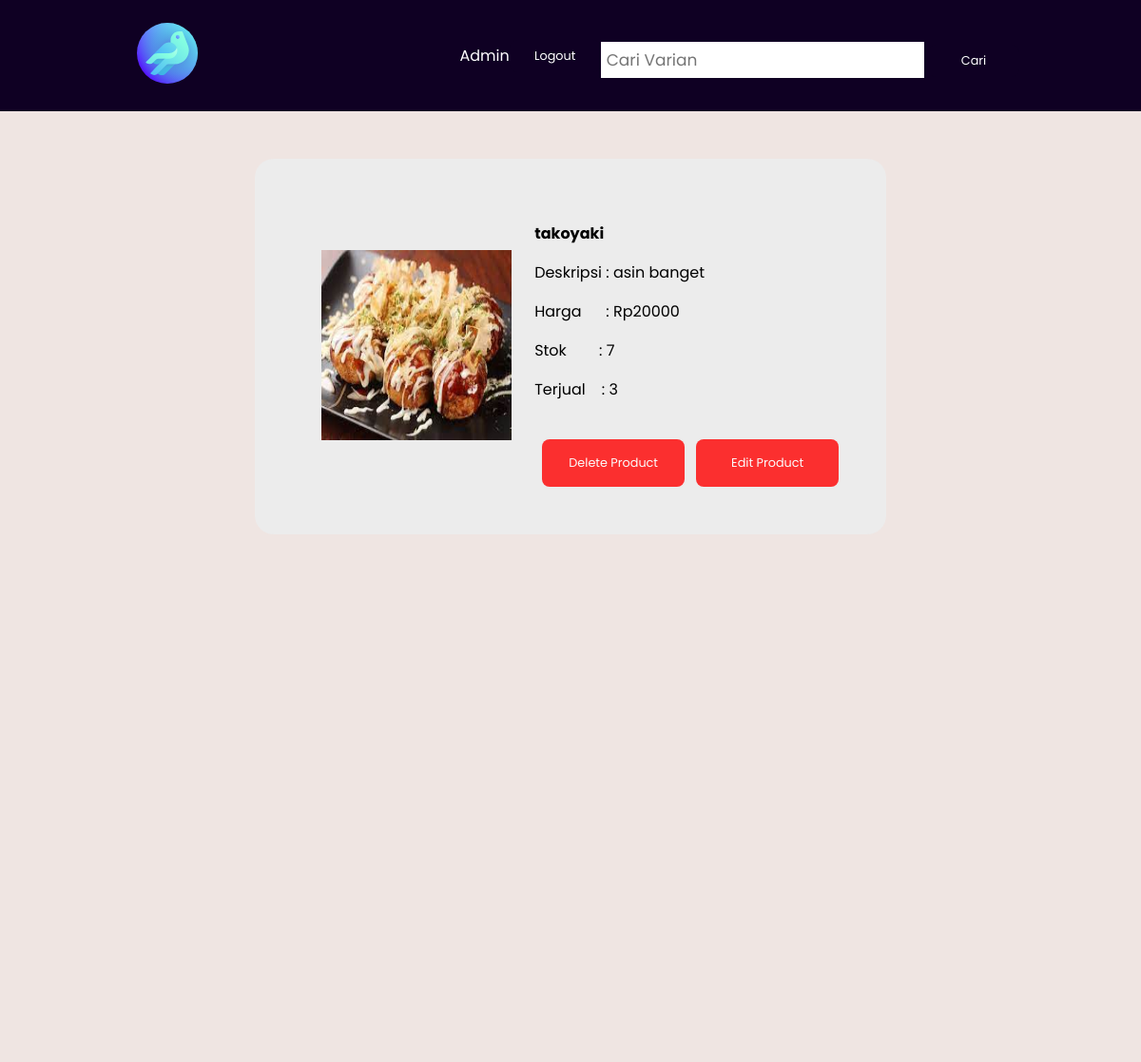
The app's page /product.php?id=takoyaki (signed in) with its own data.
### tables this page shows
CREATE TABLE Produk(nama CHAR (50) PRIMARY KEY NOT NULL, deskripsi TEXT NOT NULL, harga INT NOT NULL, stok INT NOT NULL, gambar TEXT NOT NULL, nama_terjual CHAR (50) NOT NULL, CONSTRAINT fk_penjualan FOREIGN KEY (nama_terjual) REFERENCES Penjualan(nama) ON DELETE CASCADE);

CREATE TABLE Penjualan (nama CHAR(50) PRIMARY KEY NOT NULL, terjual INT NOT NULL);

### product.php (the view, shortened to what this page needs)
<?php
    require_once "db.php";
    if (isset($_GET['id'])) {
        $id = $_GET['id'];
        $produk = $connection->query("SELECT * FROM Produk, Penjualan WHERE Produk.nama = Penjualan.nama AND
        Produk.nama='$id'");
        while($row=$produk->fetch(PDO::FETCH_ASSOC)){
            $product_name = $row["nama"];
            $price = $row["harga"];
            $description = $row["deskripsi"];
            $stock = $row["stok"];
            $image = $row["gambar"];
            $sold = $row['terjual'];
        }
}
?>
<!DOCTYPE html>
    <head>
        <link href="css/product.css" rel="stylesheet" type="text/css">
    </head>
    <body>
        <?php require_once 'navbar.php';?>
        <div class="container-detail-produk">
                <div class="layoutContentHal">
                <?php
                    if(isset($_POST['button'])){
                ?>
                    <div>Product Has Been Delete</div>
                <?php
                        $connection->query("DELETE FROM Produk WHERE nama = '$id'");
                        $connection->query("DELETE FROM Penjualan WHERE nama = '$id'");
                        unlink("img/uploads/$image");
                    }
                    else{
                ?>
                        <div class='contentHal'>
                            <img src="img/uploads/<?php echo $image;?>" id='gambar' width='200' height='200'>
                        </div>
                        <div class='contentHal' width='200' height='200'>
                            <p id='namaProduk'><strong><?php echo $product_name;?></strong></p>
                            <p id='deskripsi'>Deskripsi : <?php echo $description;?></p>
                            <p id='harga'>Harga &nbsp&nbsp&nbsp&nbsp&nbsp: <?php echo "Rp".$price;?></p>
                            <p id='stok'>Stok &nbsp&nbsp&nbsp&nbsp&nbsp&nbsp&nbsp: <?php echo $stock;?></p>
                            <p id='terjual'>Terjual &nbsp&nbsp&nbsp: <?php echo $sold;?></p>
                        <?php
                            $username = $_COOKIE['username'];
                            $is_admin = $connection->query("SELECT count(*) FROM member WHERE username = '$username' AND is_admin = 1")->fetchColumn();
                            if ($is_admin == 1){?>
                                <button class="open-button" onclick="openDelPopUp()">Delete Product</button>
                                <button class="open-button" onclick="openEditPopUp()">Edit Product</button>
                        <?php } ?>
                        </div>
                <?php
                    }
                ?>
            </div>
        </div>
    </body>
</html>

### css/product.css (style rules this page uses)
.container-detail-produk { width: 100%; height: 1000px; display: grid; align-content: start; background-color: #EFE5E2; }
.layoutContentHal { margin: auto; margin-top: 50px; padding: 50px; text-align: center; background-color:#ECECEC; border-radius: 20px; max-width: fit-content; }
.contentHal { display: inline-block; padding-left: 20px; vertical-align: middle; text-align: left; font-family: "Comic Sans MS"; }
.open-button { margin-top: 1.5rem; margin-left: 0.5rem; background-color: red; color: white; padding: 16px 20px; border: none; cursor: pointer; opacity: 0.8; width: 150px; }

### css/navbar.css (style rules this page uses)
* { box-sizing: border-box; font-family: "Poppins", sans-serif; }
body { padding: 0; margin: 0; }
.navbar a, button { text-decoration: none; display: inline-block; width: 6rem; text-align: center; padding: 0.5rem 0; border-radius: 0.5rem; vertical-align: middle; color: white; font-size: 0.8rem; }
button { border: none; background-color: #0F0023; }

### records on screen
produk: gambar (picture), nama_terjual.nama "takoyaki", deskripsi "asin banget", harga "20000", stok "7", nama_terjual.terjual "3"
